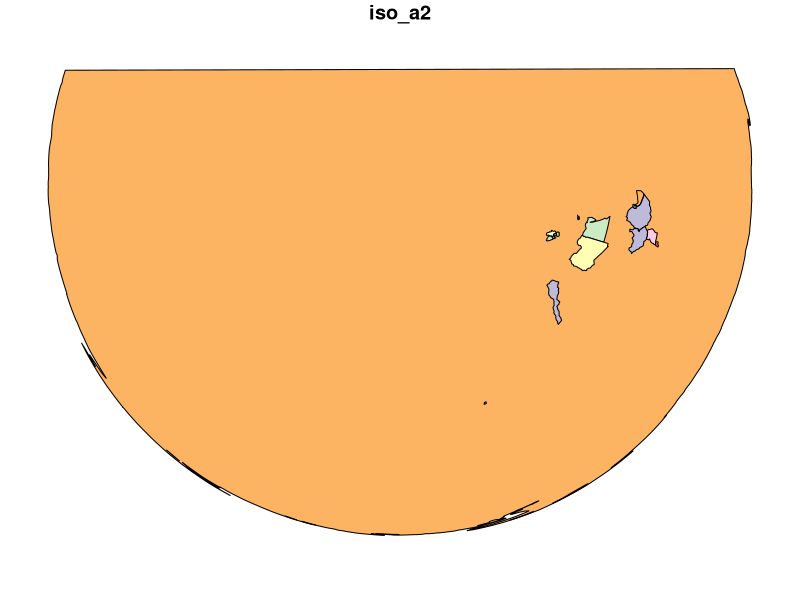
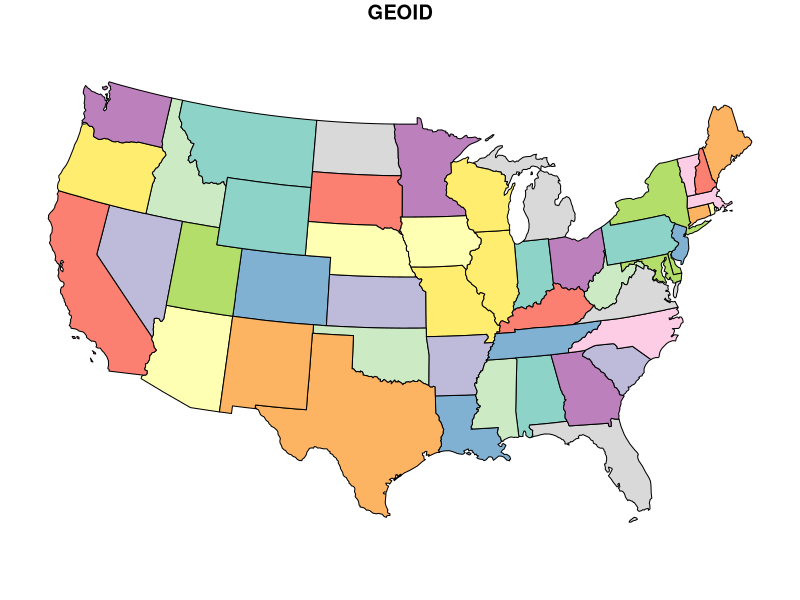
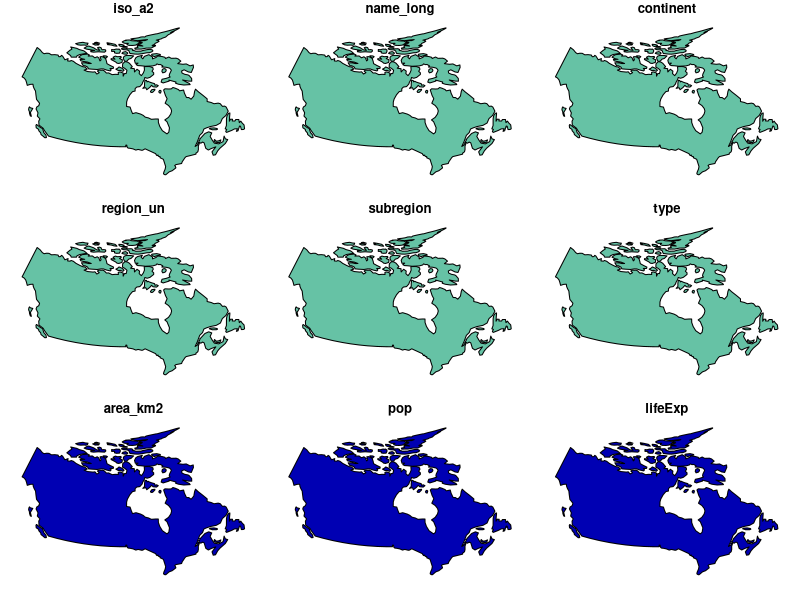
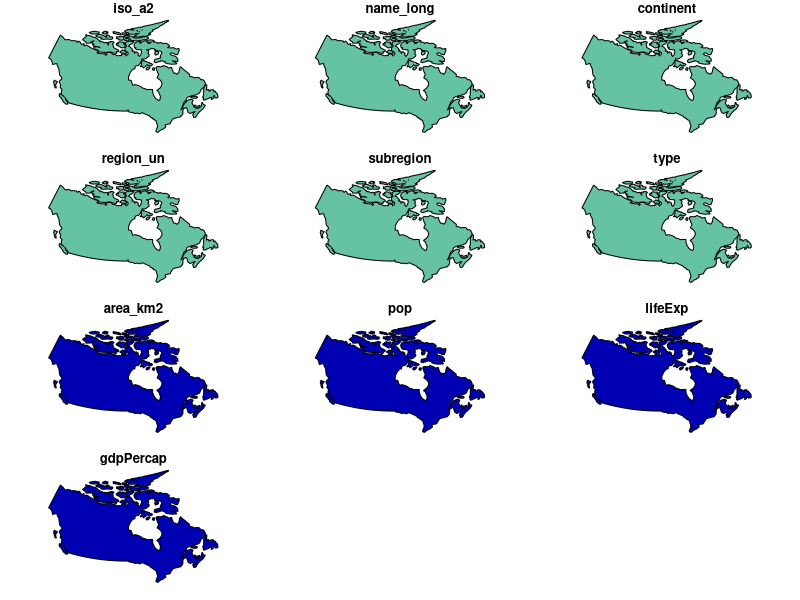
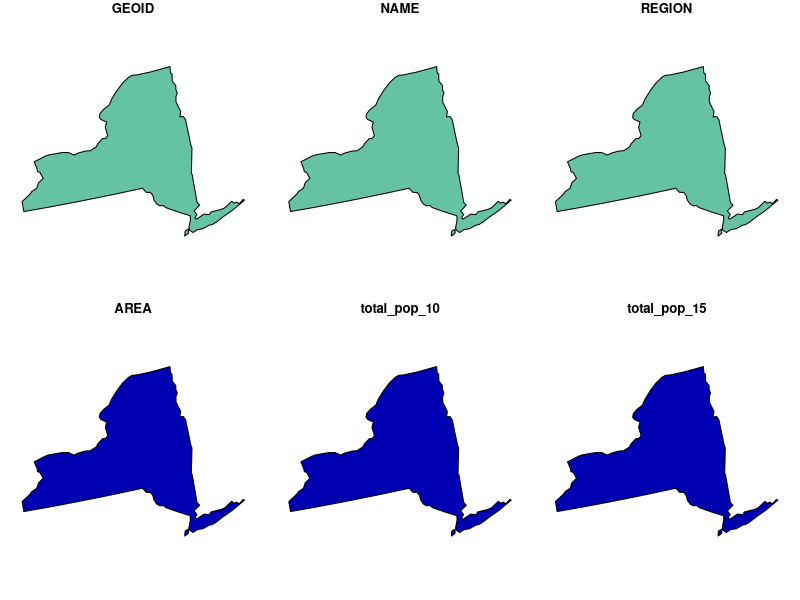
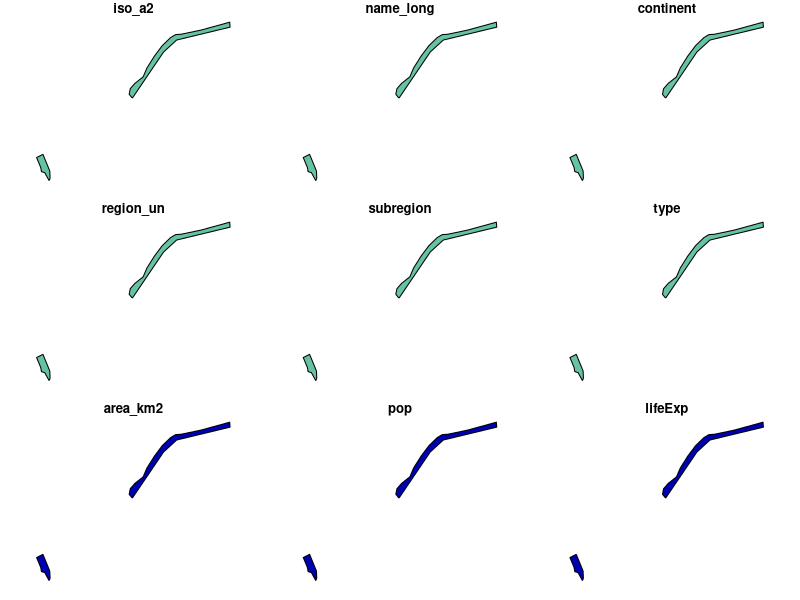
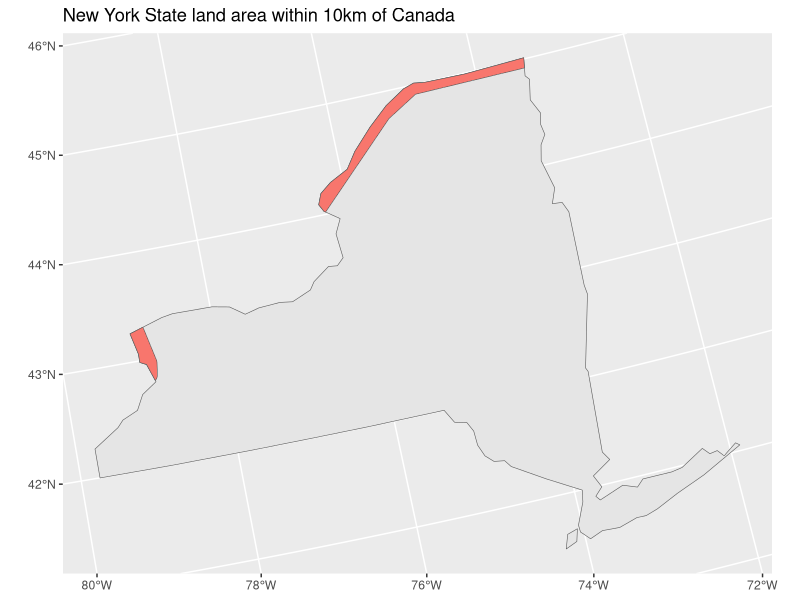

R code for these plots, in order:
library(spData)
library(sf)
library(tidyverse)
library(units)
# library(units) #this one is optional, but can help with unit conversions.

#load 'world' data from spData package
data(world)  
# load 'states' boundaries from spData package
data(us_states)
# plot(world[1])  #plot if desired
# plot(us_states[1]) #plot if desired
albers="+proj=aea +lat_1=29.5 +lat_2=45.5 +lat_0=37.5 +lon_0=-96 +x_0=0 +y_0=0 +ellps=GRS80 +datum=NAD83 +units=m +no_defs"

world_sf <- st_as_sf(world)
world_sf

us_states_sf <- st_as_sf(us_states)
us_states_sf

head(world_sf)
head(us_states_sf)
world_reproj <- st_transform(world_sf, albers) 
world_reproj

us_states_reproj <- st_transform(us_states_sf, albers)
us_states_reproj
head(us_states_reproj)

plot(world_reproj[1])
plot(us_states_reproj[1])

canada_filter <- filter(world_reproj, name_long == "Canada")
canada_filter

plot(canada_filter)
canada_10kBuff <- st_buffer(canada_filter, 10000)
canada_10kBuff
head(canada_10kBuff)
plot(canada_10kBuff, max.plot = 10)

ny_state <-  filter(us_states_reproj, NAME == "New York")
ny_state
plot(ny_state)

border_object <- st_intersection(canada_10kBuff, ny_state) 
border_object

plot(border_object)

ggplot() +
  geom_sf(data = ny_state) + 
  geom_sf(data = border_object, aes(fill = "red"), show.legend = FALSE) +
  ggtitle("New York State land area within 10km of Canada")

border_area <- st_area(border_object) %>%
  set_units(km^2)
border_area
